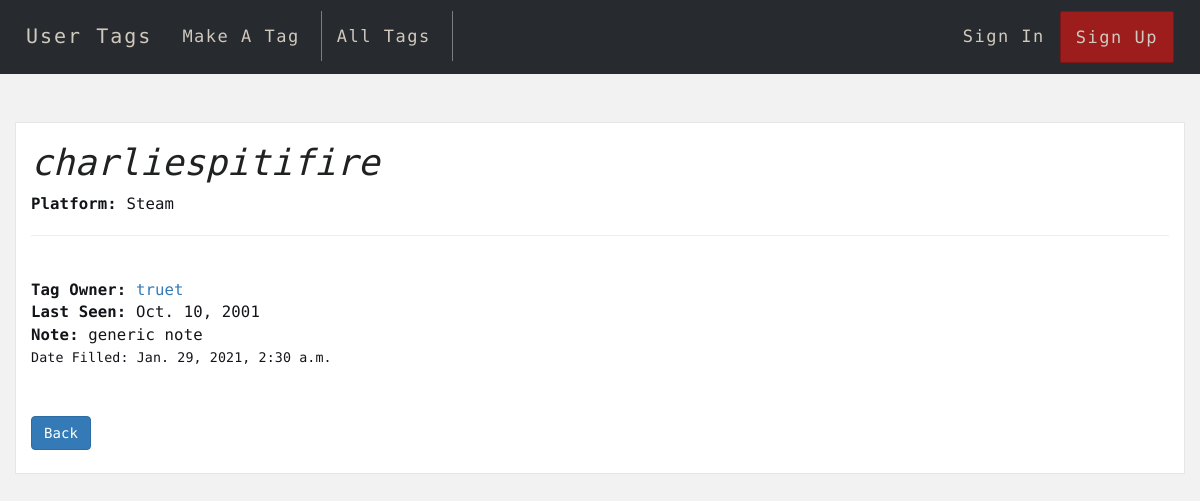
Before: /tag/24 with the older database file.
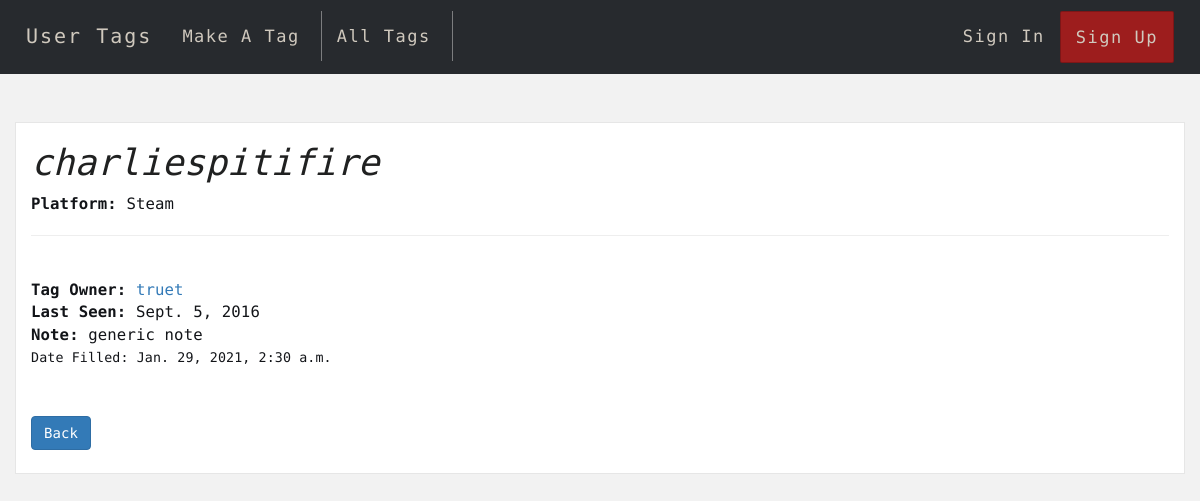
After: the same page with the newer database file.
### droptag/models.py (models this page shows, shortened)
class tag(models.Model):
    user = models.ForeignKey(User,
                        default = 1,
                        on_delete = models.CASCADE
                        )
    platform = models.CharField(
        default='STM',
        max_length=32,
        choices=PLATFORM_CHOICES)
    username = models.CharField(max_length=50)
    id_link = models.CharField(max_length=200, blank=True)
    time_met = models.DateField()
    note = models.TextField(blank=True)
    date_filled = models.DateTimeField(auto_now_add=True)

### droptag/views.py (the view)
# urls.py: path('tag/<int:pk>', TagDetailView.as_view(), name='tag_display'),
class TagDetailView(DetailView):
    model = tag
    template_name = 'tag.html'

### droptag/templates/tag.html (shortened to what this page needs)
{% extends 'base.html' %} {% block title %}Tag: {{ tag.username }}{% endblock %}
{% block content %}
{% load static %}
<head>
  <link
    rel="stylesheet"
    href="https://maxcdn.bootstrapcdn.com/bootstrap/3.3.7/css/bootstrap.min.css"
  />
  <link rel="stylesheet" href="{% static 'style.css' %}" />
</head>
<h1><i>{{ tag.username }}</i></h1>
<p class="font-weight-light"><b>Platform:</b> {{ tag.get_platform_display }}</p>
<hr />
<br />
<b>Tag Owner:</b
><a href="{% url 'view_profile' tag.user.id %}"> {{ tag.user }}</a><br />
 {% if tag.time_met %}
<b>Last Seen:</b> {{ tag.time_met }}<br />
{% endif %} {% if tag.note %}
<b>Note:</b> {{ tag.note }}<br />
{% endif %}
<small
  >Date Filled: {{ tag.date_filled }}<br />
  <br /><br />
  <a href="{% url 'alltags' %}" class="btn btn-primary">Back</a>
  <br/>
</small>
<br/>
  {% endblock %}

Changed rows visible on the page:
changed tag "charliespitifire": time_met "Oct. 10, 2001" → "Sept. 5, 2016"
